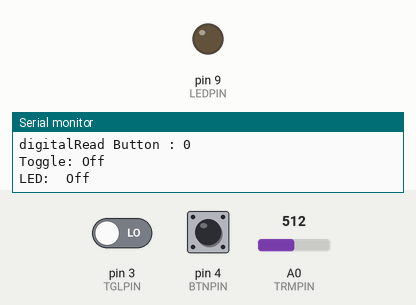
Recording of a sketch running on a simulated Arduino Uno, built with avr-gcc and run on an emulated ATmega328P. On the bench: output pins drawn as LEDs (lit = HIGH), the last lines printed to the serial monitor. The inputs (shaded band) are chosen by the test bench; at power-on: pin 3 (TGLPIN) LOW, pin 4 (BTNPIN) LOW, A0 (TRMPIN) = 512.

Above: at 1.2 s.
1.3 s: pin 3 (TGLPIN) driven HIGH
2.8 s: pin 4 (BTNPIN) pulled HIGH for 0.15 s
At 2.95 s:
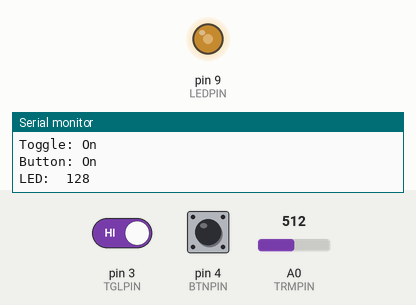
4.5 s: pin 4 (BTNPIN) pulled HIGH for 3.2 s
At 8.1 s:
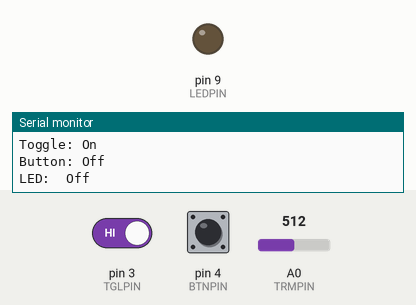
10.7 s: pin 4 (BTNPIN) pulsed HIGH 5 times (0.12 s each, 0.3 s apart)
At 12.01 s:
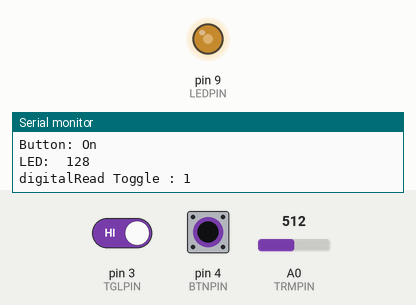
15.2 s: pin 4 (BTNPIN) driven HIGH
At 15.9 s:
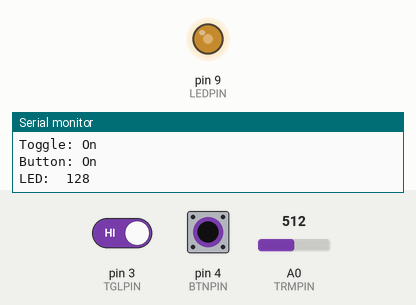
18.2 s: A0 (TRMPIN) set to 716
At 19.0 s:
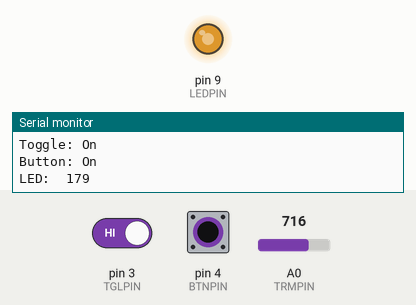
Timing chart, 0 to 20.7 s (numbered marks = the images above; inputs shaded):
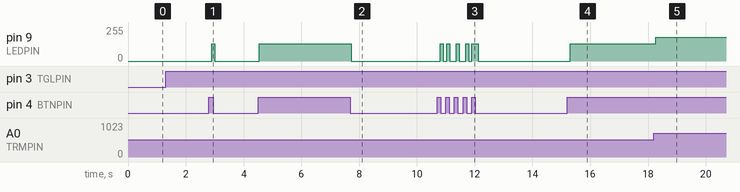

Measured:
- after the input at 2.8 s, pin 9 (LEDPIN): 0/255 → 128/255 after 0.10 s, → 0/255 0.11 s later
- after the input at 4.5 s, pin 9 (LEDPIN): 0/255 → 128/255 after 0.05 s, → 0/255 3.2 s later
- after the input at 10.7 s, pin 9 (LEDPIN): 0/255 → 128/255 after 0.11 s, → 0/255 0.11 s later, → 128/255 0.11 s later, → 0/255 0.11 s later, … (10 changes in this stretch)
- after the input at 15.2 s, pin 9 (LEDPIN): 0/255 → 128/255 after 0.11 s
- after the input at 18.2 s, pin 9 (LEDPIN): 128/255 → 179/255 after 0.07 s

The sketch:

ButtonExample.ino
```cpp
// Declarations
int LEDPIN = 9;
int BTNPIN = 4;
int TGLPIN = 3;
int TRMPIN = 0;

void setup() {
  // Output
  pinMode(LEDPIN,OUTPUT);

  // Digital Input
  pinMode(BTNPIN, INPUT);
  pinMode(TGLPIN, INPUT);

  // Analog Input
  pinMode(TRMPIN, INPUT);

  // Enable Serial.  To read these debug notes press Tools > Serial Monitor and select 19200 on the bottom right!
  Serial.begin(19200);
  Serial.println("Starting.");
}

void loop() {
  // IS power on?
  int tglOn = digitalRead(TGLPIN);
  Serial.println("digitalRead Toggle : " + String(tglOn));

  int btnOn = digitalRead(BTNPIN);
  Serial.println("digitalRead Button : " + String(btnOn));

  if (tglOn == HIGH) {
    // Power is on
    Serial.println("Toggle: On");

    if (btnOn == HIGH) {
      Serial.println("Button: On");
      // Power is on, Button is on
      int bright = analogRead(TRMPIN) / 4;
      analogWrite(LEDPIN,bright); // Send the 0-255 to LED that we have on Trimpot
      Serial.println("LED:  " + String(bright));
    }
    else
    {
      // Power is on, but button is off
      analogWrite(LEDPIN,0);
      Serial.println("Button: Off");
      Serial.println("LED:  Off");
    }
  }
  else
  {
      analogWrite(LEDPIN,0);
      Serial.println("Toggle: Off");
      Serial.println("LED:  Off");
    // Power is off
  }
  delay(100);
}
```
